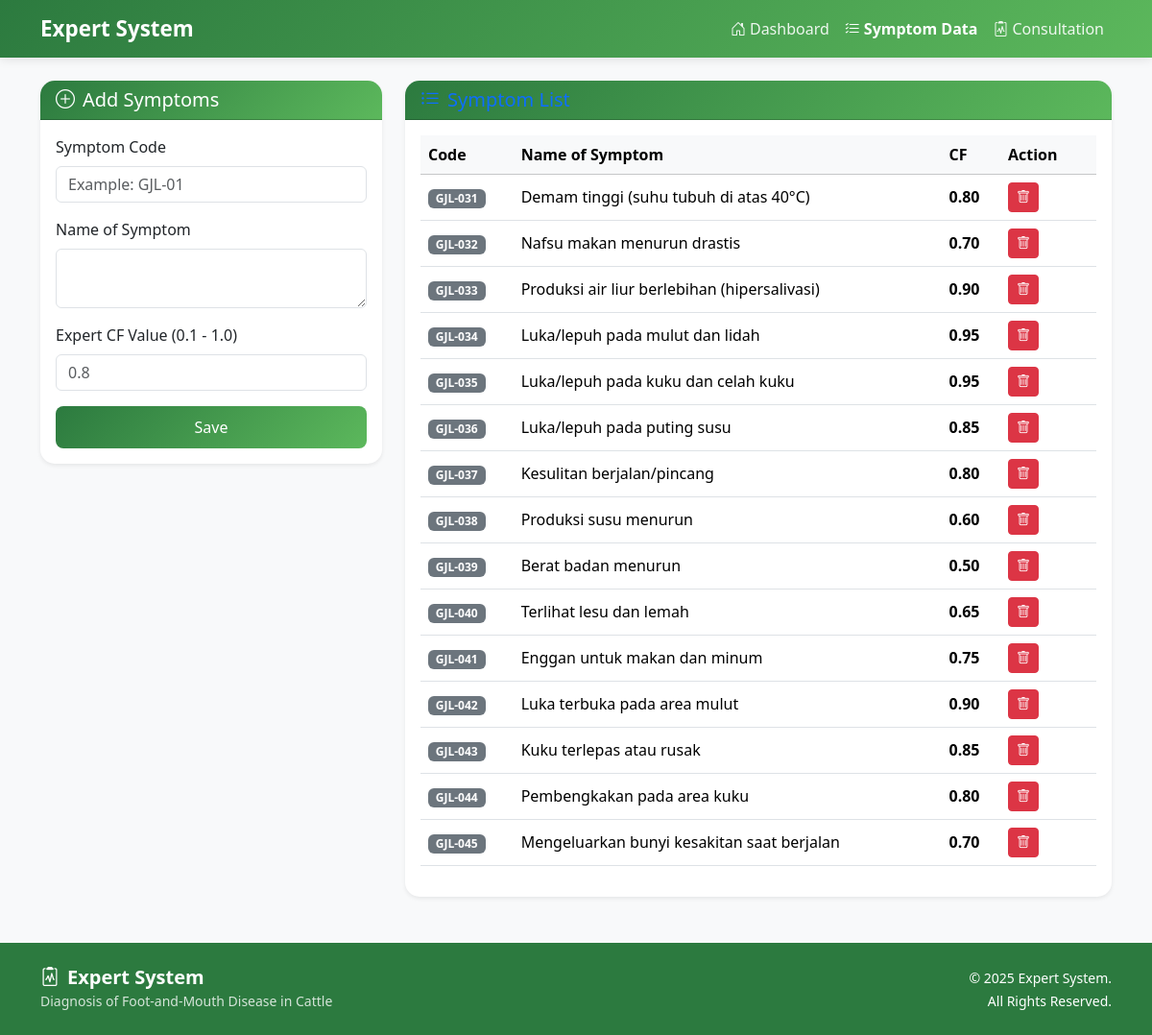
/symptoms.php, run on the app's committed database.
### tables this page shows
CREATE TABLE IF NOT EXISTS symptoms (
    id INT AUTO_INCREMENT PRIMARY KEY,
    code VARCHAR(10) NOT NULL UNIQUE,
    name VARCHAR(255) NOT NULL,
    cf_expert DECIMAL(3,2) NOT NULL DEFAULT 0.00,
    created_at TIMESTAMP DEFAULT CURRENT_TIMESTAMP,
    updated_at TIMESTAMP DEFAULT CURRENT_TIMESTAMP ON UPDATE CURRENT_TIMESTAMP,
    CONSTRAINT chk_cf_expert CHECK (cf_expert >= 0.00 AND cf_expert <= 1.00)
);

### symptoms.php (the view, shortened to what this page needs)
<?php
include 'includes/header.php';
?>
<div class="container mt-4 mb-5">
    <div class="row">
        <div class="col-md-4 mb-4">
            <div class="card shadow-sm border-0">
                <div class="card-header bg-primary text-white">
                    <h5 class="mb-0"><i class="bi bi-plus-circle me-2"></i>Add Symptoms</h5>
                </div>
                <div class="card-body">
                    <form method="POST">
                        <div class="mb-3">
                            <label class="form-label">Symptom Code</label>
                            <input type="text" name="code" class="form-control" placeholder="Example: GJL-01" required>
                        </div>
                        <div class="mb-3">
                            <label class="form-label">Name of Symptom</label>
                            <textarea name="name" class="form-control" rows="2" required></textarea>
                        </div>
                        <div class="mb-3">
                            <label class="form-label">Expert CF Value (0.1 - 1.0)</label>
                            <input type="number" step="0.1" min="0" max="1" name="cf_expert" class="form-control" placeholder="0.8" required>
                        </div>
                        <button type="submit" name="add_symptom" class="btn btn-primary w-100">Save</button>
                    </form>
                </div>
            </div>
        </div>
        <div class="col-md-8">
            <div class="card shadow-sm border-0">
                <div class="card-header bg-white">
                    <h5 class="mb-0 text-primary"><i class="bi bi-list-ul me-2"></i>Symptom List</h5>
                </div>
                <div class="card-body">
                    <div class="table-responsive">
                        <table class="table table-hover align-middle">
                            <thead class="table-light">
                                <tr>
                                    <th>Code</th>
                                    <th>Name of Symptom</th>
                                    <th>CF</th>
                                    <th width="100">Action</th>
                                </tr>
                            </thead>
                            <tbody>
                                <?php
                                $result = $conn->query("SELECT * FROM symptoms ORDER BY code ASC");
                                while ($row = $result->fetch_assoc()) {
                                ?>
                                <tr>
                                    <td><span class="badge bg-secondary"><?= $row['code'] ?></span></td>
                                    <td><?= $row['name'] ?></td>
                                    <td><strong><?= $row['cf_expert'] ?></strong></td>
                                    <td>
                                        <a href="symptoms.php?delete=<?= $row['id'] ?>" class="btn btn-sm btn-danger" onclick="return confirm('Are you sure you want to delete it, dude?')">
                                            <i class="bi bi-trash"></i>
                                        </a>
                                    </td>
                                </tr>
                                <?php } ?>
                            </tbody>
                        </table>
                    </div>
                </div>
            </div>
        </div>
    </div>
</div>
<?php include 'includes/footer.php'; ?>

### includes/header.php (style rules this page uses)
:root { --primary-color: #2c7a3f; --secondary-color: #5cb85c; --accent-color: #f0f9f0; }
body { background-color: #f8f9fa; font-family: 'Segoe UI', Tahoma, Geneva, Verdana, sans-serif; min-height: 100vh; display: flex; flex-direction: column; }
.card { border: none; border-radius: 15px; box-shadow: 0 5px 15px rgba(0,0,0,0.08); transition: transform 0.3s ease, box-shadow 0.3s ease; }
.card-header { background: linear-gradient(135deg, var(--primary-color) 0%, var(--secondary-color) 100%); color: white; border-radius: 15px 15px 0 0 !important; font-weight: 600; }
.btn-primary { background: linear-gradient(135deg, var(--primary-color) 0%, var(--secondary-color) 100%); border: none; border-radius: 8px; padding: 10px 25px; transition: all 0.3s ease; }

### data on the page
symptoms: code "GJL-031", name "Demam tinggi (suhu tubuh di atas 40°C)", cf_expert "0.80"
symptoms: code "GJL-032", name "Nafsu makan menurun drastis", cf_expert "0.70"
symptoms: code "GJL-033", name "Produksi air liur berlebihan (hipersalivasi)", cf_expert "0.90"
symptoms: code "GJL-034", name "Luka/lepuh pada mulut dan lidah", cf_expert "0.95"
symptoms: code "GJL-035", name "Luka/lepuh pada kuku dan celah kuku", cf_expert "0.95"
symptoms: code "GJL-036", name "Luka/lepuh pada puting susu", cf_expert "0.85"
symptoms: code "GJL-037", name "Kesulitan berjalan/pincang", cf_expert "0.80"
symptoms: code "GJL-038", name "Produksi susu menurun", cf_expert "0.60"
symptoms: code "GJL-039", name "Berat badan menurun", cf_expert "0.50"
symptoms: code "GJL-040", name "Terlihat lesu dan lemah", cf_expert "0.65"
symptoms: code "GJL-041", name "Enggan untuk makan dan minum", cf_expert "0.75"
symptoms: code "GJL-042", name "Luka terbuka pada area mulut", cf_expert "0.90"
symptoms: code "GJL-043", name "Kuku terlepas atau rusak", cf_expert "0.85"
symptoms: code "GJL-044", name "Pembengkakan pada area kuku", cf_expert "0.80"
symptoms: code "GJL-045", name "Mengeluarkan bunyi kesakitan saat berjalan", cf_expert "0.70"
